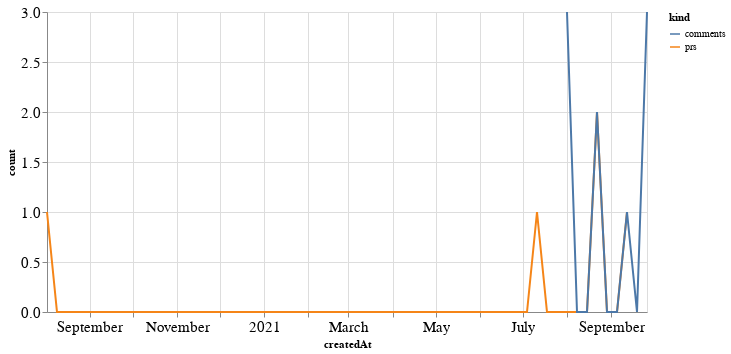

Write notebook code for a chart like this one.
### Code cell
alt.Chart(total_time, width=600).mark_line().encode(
    x='createdAt',
    y='count',
    color='kind'
)

### Figure 1 — Vega-Lite specification as saved in the notebook (floating-point values rounded to 4 significant figures)
{"config": {"axisLeft": {"labelFontSize": 15}, "axisBottom": {"labelFontSize": 15}}, "data": {"name": "data-296e63abb4b4f34b7cafac7c1370a46d"}, "mark": "line", "encoding": {"color": {"type": "nominal", "field": "kind"}, "x": {"type": "temporal", "field": "createdAt"}, "y": {"type": "quantitative", "field": "count"}}, "width": 600, "$schema": "https://vega.github.io/schema/vega-lite/v4.8.1.json", "datasets": {"data-296e63abb4b4f34b7cafac7c1370a46d": [{"createdAt": "2020-08-02T00:00:00", "kind": "prs", "count": 1.0}, {"createdAt": "2020-08-09T00:00:00", "kind": "prs", "count": 0.0}, {"createdAt": "2020-08-16T00:00:00", "kind": "prs", "count": 0.0}, {"createdAt": "2020-08-23T00:00:00", "kind": "prs", "count": 0.0}, {"createdAt": "2020-08-30T00:00:00", "kind": "prs", "count": 0.0}, {"createdAt": "2020-09-06T00:00:00", "kind": "prs", "count": 0.0}, {"createdAt": "2020-09-13T00:00:00", "kind": "prs", "count": 0.0}, {"createdAt": "2020-09-20T00:00:00", "kind": "prs", "count": 0.0}, {"createdAt": "2020-09-27T00:00:00", "kind": "prs", "count": 0.0}, {"createdAt": "2020-10-04T00:00:00", "kind": "prs", "count": 0.0}, {"createdAt": "2020-10-11T00:00:00", "kind": "prs", "count": 0.0}, {"createdAt": "2020-10-18T00:00:00", "kind": "prs", "count": 0.0}, {"createdAt": "2020-10-25T00:00:00", "kind": "prs", "count": 0.0}, {"createdAt": "2020-11-01T00:00:00", "kind": "prs", "count": 0.0}, {"createdAt": "2020-11-08T00:00:00", "kind": "prs", "count": 0.0}, {"createdAt": "2020-11-15T00:00:00", "kind": "prs", "count": 0.0}, {"createdAt": "2020-11-22T00:00:00", "kind": "prs", "count": 0.0}, {"createdAt": "2020-11-29T00:00:00", "kind": "prs", "count": 0.0}, {"createdAt": "2020-12-06T00:00:00", "kind": "prs", "count": 0.0}, {"createdAt": "2020-12-13T00:00:00", "kind": "prs", "count": 0.0}, {"createdAt": "2020-12-20T00:00:00", "kind": "prs", "count": 0.0}, {"createdAt": "2020-12-27T00:00:00", "kind": "prs", "count": 0.0}, {"createdAt": "2021-01-03T00:00:00", "kind": "prs", "count": 0.0}, {"createdAt": "2021-01-10T00:00:00", "kind": "prs", "count": 0.0}, {"createdAt": "2021-01-17T00:00:00", "kind": "prs", "count": 0.0}, {"createdAt": "2021-01-24T00:00:00", "kind": "prs", "count": 0.0}, {"createdAt": "2021-01-31T00:00:00", "kind": "prs", "count": 0.0}, {"createdAt": "2021-02-07T00:00:00", "kind": "prs", "count": 0.0}, {"createdAt": "2021-02-14T00:00:00", "kind": "prs", "count": 0.0}, {"createdAt": "2021-02-21T00:00:00", "kind": "prs", "count": 0.0}, {"createdAt": "2021-02-28T00:00:00", "kind": "prs", "count": 0.0}, {"createdAt": "2021-03-07T00:00:00", "kind": "prs", "count": 0.0}, {"createdAt": "2021-03-14T00:00:00", "kind": "prs", "count": 0.0}, {"createdAt": "2021-03-21T00:00:00", "kind": "prs", "count": 0.0}, {"createdAt": "2021-03-28T00:00:00", "kind": "prs", "count": 0.0}, {"createdAt": "2021-04-04T00:00:00", "kind": "prs", "count": 0.0}, {"createdAt": "2021-04-11T00:00:00", "kind": "prs", "count": 0.0}, {"createdAt": "2021-04-18T00:00:00", "kind": "prs", "count": 0.0}, {"createdAt": "2021-04-25T00:00:00", "kind": "prs", "count": 0.0}, {"createdAt": "2021-05-02T00:00:00", "kind": "prs", "count": 0.0}, {"createdAt": "2021-05-09T00:00:00", "kind": "prs", "count": 0.0}, {"createdAt": "2021-05-16T00:00:00", "kind": "prs", "count": 0.0}, {"createdAt": "2021-05-23T00:00:00", "kind": "prs", "count": 0.0}, {"createdAt": "2021-05-30T00:00:00", "kind": "prs", "count": 0.0}, {"createdAt": "2021-06-06T00:00:00", "kind": "prs", "count": 0.0}, {"createdAt": "2021-06-13T00:00:00", "kind": "prs", "count": 0.0}, {"createdAt": "2021-06-20T00:00:00", "kind": "prs", "count": 0.0}, {"createdAt": "2021-06-27T00:00:00", "kind": "prs", "count": 0.0}, {"createdAt": "2021-07-04T00:00:00", "kind": "prs", "count": 0.0}, {"createdAt": "2021-07-11T00:00:00", "kind": "prs", "count": 1.0}, {"createdAt": "2021-07-18T00:00:00", "kind": "prs", "count": 0.0}, {"createdAt": "2021-07-25T00:00:00", "kind": "prs", "count": 0.0}, {"createdAt": "2021-08-01T00:00:00", "kind": "prs", "count": 0.0}, {"createdAt": "2021-08-08T00:00:00", "kind": "prs", "count": 0.0}, {"createdAt": "2021-08-15T00:00:00", "kind": "prs", "count": 0.0}, {"createdAt": "2021-08-22T00:00:00", "kind": "prs", "count": 2.0}, {"createdAt": "2021-08-29T00:00:00", "kind": "prs", "count": 0.0}, {"createdAt": "2021-09-05T00:00:00", "kind": "prs", "count": 0.0}, {"createdAt": "2021-09-12T00:00:00", "kind": "prs", "count": 1.0}, {"createdAt": "2021-09-19T00:00:00", "kind": "prs", "count": null}, {"createdAt": "2021-09-26T00:00:00", "kind": "prs", "count": null}, {"createdAt": "2020-08-02T00:00:00", "kind": "comments", "count": null}, {"createdAt": "2020-08-09T00:00:00", "kind": "comments", "count": null}, {"createdAt": "2020-08-16T00:00:00", "kind": "comments", "count": null}, {"createdAt": "2020-08-23T00:00:00", "kind": "comments", "count": null}, {"createdAt": "2020-08-30T00:00:00", "kind": "comments", "count": null}, {"createdAt": "2020-09-06T00:00:00", "kind": "comments", "count": null}, {"createdAt": "2020-09-13T00:00:00", "kind": "comments", "count": null}, {"createdAt": "2020-09-20T00:00:00", "kind": "comments", "count": null}, {"createdAt": "2020-09-27T00:00:00", "kind": "comments", "count": null}, {"createdAt": "2020-10-04T00:00:00", "kind": "comments", "count": null}, {"createdAt": "2020-10-11T00:00:00", "kind": "comments", "count": null}, {"createdAt": "2020-10-18T00:00:00", "kind": "comments", "count": null}, {"createdAt": "2020-10-25T00:00:00", "kind": "comments", "count": null}, {"createdAt": "2020-11-01T00:00:00", "kind": "comments", "count": null}, {"createdAt": "2020-11-08T00:00:00", "kind": "comments", "count": null}, {"createdAt": "2020-11-15T00:00:00", "kind": "comments", "count": null}, {"createdAt": "2020-11-22T00:00:00", "kind": "comments", "count": null}, {"createdAt": "2020-11-29T00:00:00", "kind": "comments", "count": null}, {"createdAt": "2020-12-06T00:00:00", "kind": "comments", "count": null}, {"createdAt": "2020-12-13T00:00:00", "kind": "comments", "count": null}, {"createdAt": "2020-12-20T00:00:00", "kind": "comments", "count": null}, {"createdAt": "2020-12-27T00:00:00", "kind": "comments", "count": null}, {"createdAt": "2021-01-03T00:00:00", "kind": "comments", "count": null}, {"createdAt": "2021-01-10T00:00:00", "kind": "comments", "count": null}, {"createdAt": "2021-01-17T00:00:00", "kind": "comments", "count": null}, {"createdAt": "2021-01-24T00:00:00", "kind": "comments", "count": null}, {"createdAt": "2021-01-31T00:00:00", "kind": "comments", "count": null}, {"createdAt": "2021-02-07T00:00:00", "kind": "comments", "count": null}, {"createdAt": "2021-02-14T00:00:00", "kind": "comments", "count": null}, {"createdAt": "2021-02-21T00:00:00", "kind": "comments", "count": null}, {"createdAt": "2021-02-28T00:00:00", "kind": "comments", "count": null}, {"createdAt": "2021-03-07T00:00:00", "kind": "comments", "count": null}, {"createdAt": "2021-03-14T00:00:00", "kind": "comments", "count": null}, {"createdAt": "2021-03-21T00:00:00", "kind": "comments", "count": null}, {"createdAt": "2021-03-28T00:00:00", "kind": "comments", "count": null}, {"createdAt": "2021-04-04T00:00:00", "kind": "comments", "count": null}, {"createdAt": "2021-04-11T00:00:00", "kind": "comments", "count": null}, {"createdAt": "2021-04-18T00:00:00", "kind": "comments", "count": null}, {"createdAt": "2021-04-25T00:00:00", "kind": "comments", "count": null}, {"createdAt": "2021-05-02T00:00:00", "kind": "comments", "count": null}, {"createdAt": "2021-05-09T00:00:00", "kind": "comments", "count": null}, {"createdAt": "2021-05-16T00:00:00", "kind": "comments", "count": null}, {"createdAt": "2021-05-23T00:00:00", "kind": "comments", "count": null}, {"createdAt": "2021-05-30T00:00:00", "kind": "comments", "count": null}, {"createdAt": "2021-06-06T00:00:00", "kind": "comments", "count": null}, {"createdAt": "2021-06-13T00:00:00", "kind": "comments", "count": null}, {"createdAt": "2021-06-20T00:00:00", "kind": "comments", "count": null}, {"createdAt": "2021-06-27T00:00:00", "kind": "comments", "count": null}, {"createdAt": "2021-07-04T00:00:00", "kind": "comments", "count": null}, {"createdAt": "2021-07-11T00:00:00", "kind": "comments", "count": null}, {"createdAt": "2021-07-18T00:00:00", "kind": "comments", "count": null}, {"createdAt": "2021-07-25T00:00:00", "kind": "comments", "count": null}, {"createdAt": "2021-08-01T00:00:00", "kind": "comments", "count": 3.0}, {"createdAt": "2021-08-08T00:00:00", "kind": "comments", "count": 0.0}, {"createdAt": "2021-08-15T00:00:00", "kind": "comments", "count": 0.0}, {"createdAt": "2021-08-22T00:00:00", "kind": "comments", "count": 2.0}, {"createdAt": "2021-08-29T00:00:00", "kind": "comments", "count": 0.0}, {"createdAt": "2021-09-05T00:00:00", "kind": "comments", "count": 0.0}, {"createdAt": "2021-09-12T00:00:00", "kind": "comments", "count": 1.0}, {"createdAt": "2021-09-19T00:00:00", "kind": "comments", "count": 0.0}, {"createdAt": "2021-09-26T00:00:00", "kind": "comments", "count": 3.0}]}}
